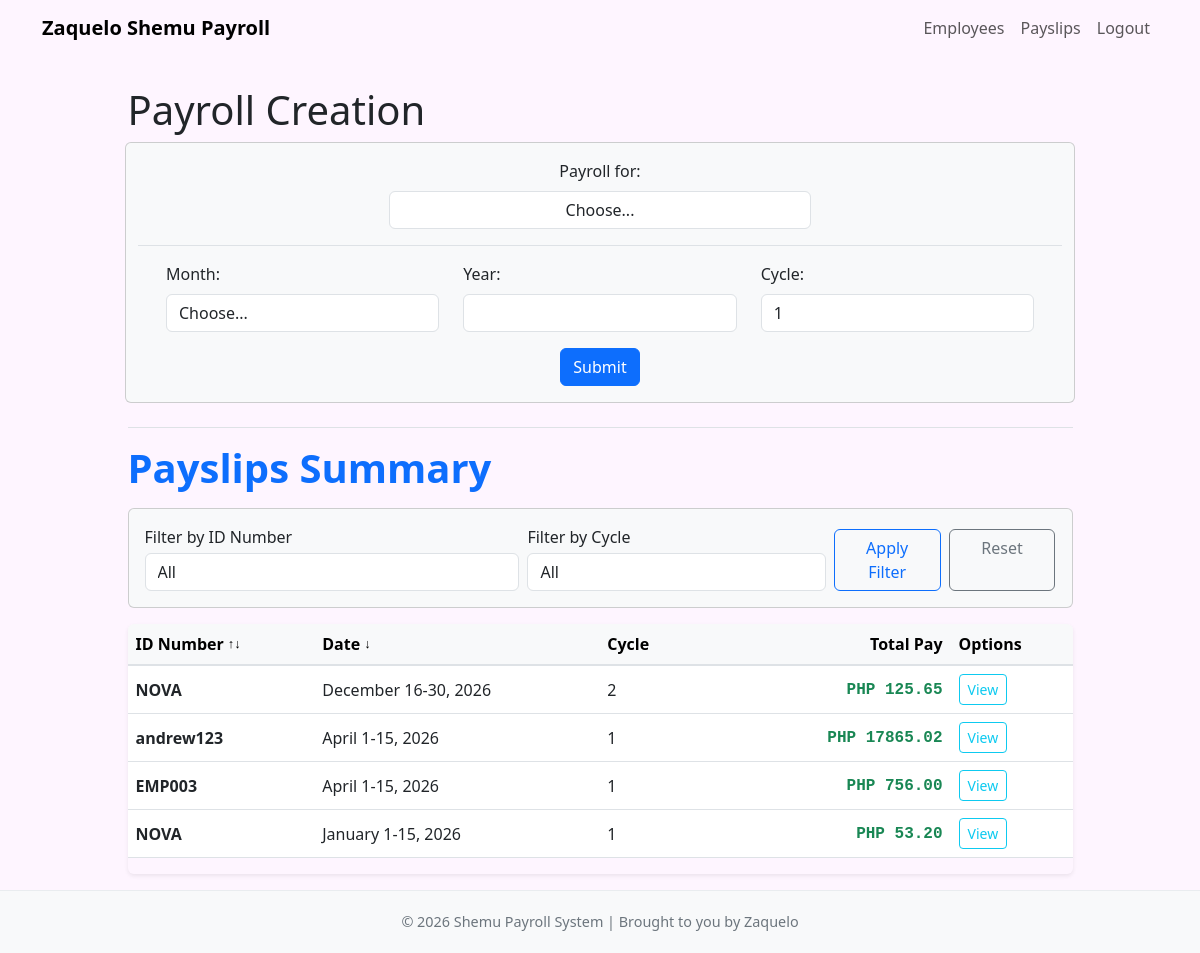
The page /payslips/ (signed in) on the database its author committed.
### payroll_app/models.py (models this page shows, shortened)
class Payslip(models.Model):
    id_number = models.ForeignKey(Employee, on_delete=models.CASCADE)
    month = models.CharField(max_length=100)
    date_range = models.CharField(max_length=100)
    year = models.CharField(max_length=4)
    pay_cycle = models.IntegerField()
    rate = models.FloatField()
    earnings_allowance = models.FloatField(default=0)
    overtime = models.FloatField(default=0)
    deductions_tax = models.FloatField(default=0)
    deductions_health = models.FloatField(default=0)
    pag_ibig = models.FloatField(default=0)
    sss = models.FloatField(default=0)
    total_pay = models.FloatField(default=0)

class Employee(models.Model):
    name = models.CharField(max_length=255)
    id_number = models.CharField(max_length=100, unique=True)
    rate = models.FloatField()
    overtime_pay = models.FloatField(null=True, blank=True, default=0)
    allowance = models.FloatField(null=True, blank=True, default=0)

### payroll_app/views.py (the view, shortened to what this page needs)
# urls.py: path('payslips/', views.payslips_list, name='payslips_list'),
@login_required
def payslips_list(request):
    selected_id = request.GET.get("id_number", "all")
    selected_cycle = request.GET.get("pay_cycle", "all")
    sort_by = request.GET.get("sort_by", "date")
    sort_order = request.GET.get("sort_order", "desc")
    if sort_order not in {"asc", "desc"}:
        sort_order = "desc"
    if sort_by not in {"id_number", "date"}:
        sort_by = "date"
    payslips = Payslip.objects.all()
    employees = Employee.objects.all()
    if selected_id != "all":
        payslips = payslips.filter(id_number__id_number=selected_id)
    if selected_cycle in {"1", "2"}:
        payslips = payslips.filter(pay_cycle=int(selected_cycle))
    payslips = _apply_payslip_sorting(payslips, sort_by, sort_order)
    return render(request, 'payroll_app/payslips/payslips_list.html', {
        'payslips': payslips,
        'employees': employees,
        'selected_id': selected_id,
        'selected_cycle': selected_cycle,
        'sort_by': sort_by,
        'sort_order': sort_order,
    })

### payroll_app/views.py (called while the page is built)
def _is_admin(user):
    return user.is_staff or user.is_superuser

def _require_admin(request):
    return _is_admin(request.user)

### payroll_app/templates/payroll_app/payslips/payslips_list.html (shortened to what this page needs)
{% extends 'payroll_app/base.html' %}
{% block content %}
<div class="row justify-content-center py-3">
    {% if request.user.is_staff or request.user.is_superuser %}
    <h1 style="width: 85%">Payroll Creation</h1>
    <form id="add_menu_form" method="POST" class="card bg-light col-10">
        <div class="row justify-content-center mx-3 my-3">
            <div class="col-6">
                <label for="employee_id" class="form-label text-center w-100">Payroll for:</label>
                <select name="employee_id" class="form-control text-center" id="employee_id" required>
                    <option value="">Choose...</option>
                </select>
            </div>
        </div>
        <span class="border-bottom d-block w-100"></span>
        <div class="row mx-3 my-3">
            <div class="col-4">
                <label for="month" class="form-label">Month:</label>
                <select name="month" class="form-control" id="month" required>
                    <option value="">Choose...</option>
                </select>
            </div>
            <div class="col-4">
                <label for="year" class="form-label">Year:</label>
                <input type="number" class="form-control" id="year" name="year" min="1" required>
            </div>
            <div class="col-4">
                <label for="pay_cycle" class="form-label">Cycle:</label>
                <select name="pay_cycle" class="form-control" id="pay_cycle" required>
                    <option value="1">1</option>
                </select>
            </div>
        </div>
        <div class="text-center mb-3">
            <button type="submit" class="btn btn-primary mx-3">Submit</button>
        </div>
    </form>
    {% endif %}
    <div style="width: 85%">
        <span class="border-bottom d-block mt-4"></span>
        <div class="d-flex justify-content-between align-items-center mb-3 mt-3">
            <h1 class="fw-bold text-primary mb-0">Payslips Summary</h1>
        </div>
        <form method="GET" class="card card-body bg-light mb-3">
            <div class="row g-2 align-items-end">
                {% if request.user.is_staff or request.user.is_superuser %}
                <div class="col-md-5">
                    <label for="id_number_filter" class="form-label mb-1">Filter by ID Number</label>
                    <select name="id_number" id="id_number_filter" class="form-control">
                        <option value="all" {% if selected_id == "all" %}selected{% endif %}>All</option>
                    </select>
                </div>
                {% endif %}
                <div class="col-md-4">
                    <label for="pay_cycle_filter" class="form-label mb-1">Filter by Cycle</label>
                    <select name="pay_cycle" id="pay_cycle_filter" class="form-control">
                        <option value="all" {% if selected_cycle == "all" %}selected{% endif %}>All</option>
                    </select>
                </div>
                <div class="col-md-3 d-flex gap-2">
                    <button type="submit" class="btn btn-outline-primary w-100">Apply Filter</button>
                    <a href="{% url 'payslips_list' %}" class="btn btn-outline-secondary w-100">Reset</a>
                </div>
            </div>
        </form>
        <div class="table-responsive shadow-sm rounded">
            <table class="table table-hover align-middle">
                <thead class="table-light table-header-separator">
                    <tr>
                        <th scope="col">
                            <a class="sort-link" href="?id_number={{ selected_id }}&pay_cycle={{ selected_cycle }}&sort_by=id_number&sort_order={% if sort_by == 'id_number' and sort_order == 'asc' %}desc{% else %}asc{% endif %}">
                                ID Number
                                <span class="sort-arrow">
                                    {% if sort_by == 'id_number' %}
                                        {% if sort_order == 'asc' %}&uarr;{% else %}&darr;{% endif %}
                                    {% else %}
                                        &uarr;&darr;
                                    {% endif %}
                                </span>
                            </a>
                        </th>
                        <th scope="col">
                            <a class="sort-link" href="?id_number={{ selected_id }}&pay_cycle={{ selected_cycle }}&sort_by=date&sort_order={% if sort_by == 'date' and sort_order == 'asc' %}desc{% else %}asc{% endif %}">
                                Date
                                <span class="sort-arrow">
                                    {% if sort_by == 'date' %}
                                        {% if sort_order == 'asc' %}&uarr;{% else %}&darr;{% endif %}
                                    {% else %}
                                        &uarr;&darr;
                                    {% endif %}
                                </span>
                            </a>
                        </th>
                        <th scope="col">Cycle</th>
                        <th scope="col" class="text-end total-pay-header">Total Pay</th>
                        <th scope="col">Options</th>
                    </tr>
                </thead>
                <tbody>
                    {% for p in payslips %}
                        <tr>
                            <td class="fw-semibold">{{ p.id_number.id_number }}</td>
                            <td>{{ p.month }} {{ p.date_range }}, {{ p.year }}</td>
                            <td>{{ p.pay_cycle }}</td>
                            <td class="text-success fw-bold text-end pay-value">PHP {{ p.total_pay|floatformat:2 }}</td>
                            <td>
                                <a href="{% url 'view_payslip' pk=p.pk %}"
                                   class="btn btn-outline-info btn-sm">
                                    View
                                </a>
                            </td>
                        </tr>
                    {% empty %}
                        <tr>
                            <td colspan="5" class="text-center text-muted py-4">
                                No payslips found.
                            </td>
                        </tr>
                    {% endfor %}
                </tbody>
            </table>
        </div>
    </div>
</div>
{% endblock %}

### payroll_app/templates/payroll_app/base.html (style rules this page uses)
body { background-color: #fef5ff; min-height: 100vh; padding-top: 70px; font-family: 'Segoe UI', Tahoma, Geneva, Verdana, sans-serif; display: flex; flex-direction: column; }

### payroll_app/templates/payroll_app/payslips/payslips_list.html (style rules this page uses)
.table-header-separator tr { border-bottom: 2px solid #dee2e6; }
.pay-value { font-variant-numeric: tabular-nums; font-family: ui-monospace, SFMono-Regular, Menlo, Monaco, Consolas, "Liberation Mono", "Courier New", monospace; }
.total-pay-header { min-width: 170px; }
.sort-link { color: inherit; text-decoration: none; display: inline-flex; align-items: center; gap: 0.25rem; }
.sort-arrow { font-size: 0.8rem; }

### rows shown on the page
Payslip: id_number.id_number "NOVA", month "December", date_range "16-30", year "2026", pay_cycle "2", total_pay "125.65"
Payslip: id_number.id_number "andrew123", month "April", date_range "1-15", year "2026", pay_cycle "1", total_pay "17865.02"
Payslip: id_number.id_number "EMP003", month "April", date_range "1-15", year "2026", pay_cycle "1", total_pay "756.00"
Payslip: id_number.id_number "NOVA", month "January", date_range "1-15", year "2026", pay_cycle "1", total_pay "53.20"
